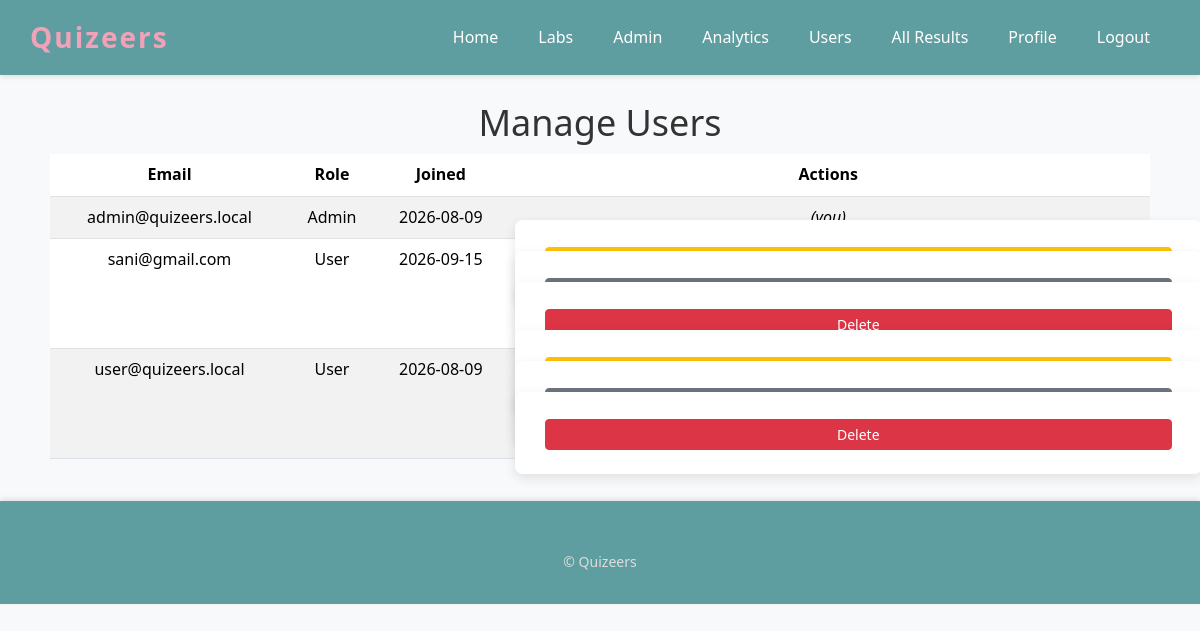
Before: /admin/users (signed in) with the older database file.
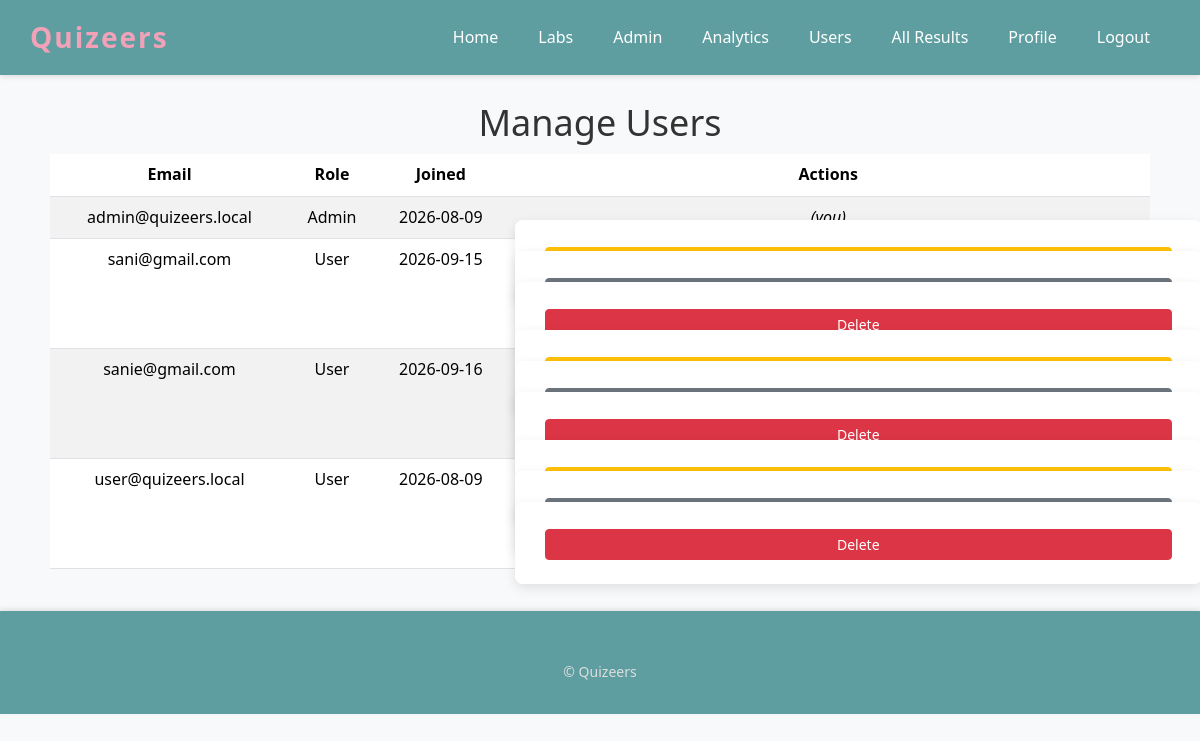
After: the same page with the newer database file.
### app.py (models this page shows, shortened)
class User(UserMixin, db.Model):
    id = db.Column(db.Integer, primary_key=True)
    email = db.Column(db.String(255), unique=True, nullable=False)
    password_hash = db.Column(db.String(255), nullable=False)
    is_admin = db.Column(db.Boolean, default=False)
    created_at = db.Column(db.DateTime, default=lambda: datetime.now(timezone.utc))

### app.py (the view)
@app.route("/admin/users")
@admin_required
def admin_users():
    users = User.query.order_by(User.email).all()
    return render_template("admin_users.html", users=users)

### app.py (called while the page is built)
@login_manager.user_loader
def load_user(user_id):
    return db.session.get(User, int(user_id))

def admin_required(view):
    @wraps(view)
    def wrapped(*args, **kwargs):
        if not current_user.is_authenticated or not current_user.is_admin:
            flash("Admin access required.", "error")
            return redirect(url_for("home"))
        return view(*args, **kwargs)
    return wrapped

### templates/admin_users.html (shortened to what this page needs)
{% extends "base.html" %}
{% block content %}
    <h2>Manage Users</h2>
    <table class="table table-striped">
        <thead>
            <tr>
                <th>Email</th>
                <th>Role</th>
                <th>Joined</th>
                <th>Actions</th>
            </tr>
        </thead>
        <tbody>
            {% for user in users %}
                <tr>
                    <td>{{ user.email }}</td>
                    <td>{{ 'Admin' if user.is_admin else 'User' }}</td>
                    <td>{{ user.created_at.strftime('%Y-%m-%d') if user.created_at else '—' }}</td>
                    <td>
                        {% if user.id != current_user.id %}
                            <form method="POST" action="{{ url_for('admin.admin_toggle_admin', user_id=user.id) }}" style="display:inline;">
                                <button type="submit" class="btn btn-warning btn-sm">
                                </button>
                            </form>
                            <form method="POST" action="{{ url_for('admin.admin_reset_password', user_id=user.id) }}" style="display:inline;" onsubmit="return confirm('Reset this user\'s password?')">
                                <button type="submit" class="btn btn-secondary btn-sm">Reset Password</button>
                            </form>
                            <form method="POST" action="{{ url_for('admin.admin_delete_user', user_id=user.id) }}" style="display:inline;" onsubmit="return confirm('Delete this user and their results?')">
                                <button type="submit" class="btn btn-danger btn-sm">Delete</button>
                            </form>
                        {% else %}
                            <em>(you)</em>
                        {% endif %}
                    </td>
                </tr>
            {% endfor %}
        </tbody>
    </table>
{% endblock %}

Changed rows visible on the page:
added User: email "sanie@gmail.com", is_admin "User", created_at "2026-09-16"
